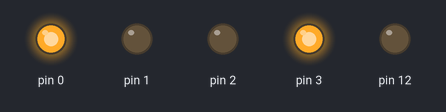
Simulated run of this sketch. Board: Arduino Uno, built with avr-gcc and run on an emulated ATmega328P. Parts: output pins drawn as LEDs (lit = HIGH).

Above: at 0.15 s.
At 1.45 s:
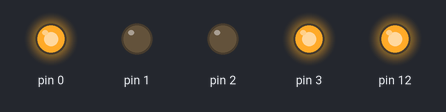
At 2.75 s:
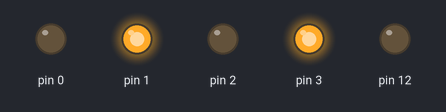
At 4.7 s:
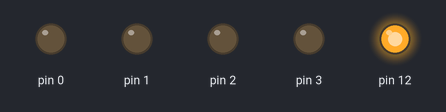
At 6.65 s:
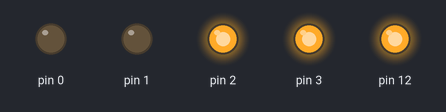
At 8.6 s:
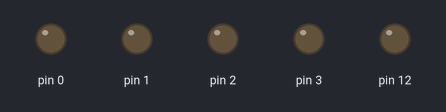
Timing chart, 0 to 10.1 s (numbered marks = the images above):
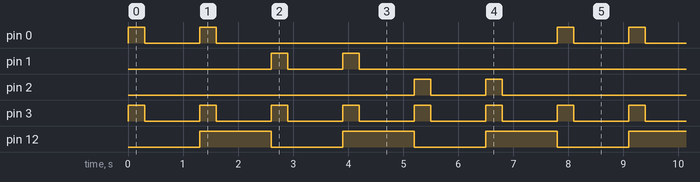

Measured:
- by itself, pin 0–2: repeats every 7.8 s: LOW 1.0 s, HIGH 0.30 s, LOW 6.2 s, HIGH 0.30 s
- by itself, pin 3: alternates HIGH for 0.30 s and LOW for 1.0 s
- by itself, pin 12: alternates HIGH for 1.3 s and LOW for 1.3 s

The sketch:

point_tester.ino
```cpp
void setup()
{
  pinMode (0, OUTPUT);
  pinMode (1, OUTPUT);
  pinMode (2, OUTPUT);
  pinMode (3, OUTPUT);
  pinMode (12, OUTPUT);
}

void loop()
{
  for (int i = 0; i < 3; i++)
  {
    digitalWrite(i, HIGH);
    analogWrite (3, 255);
    delay (300);
    digitalWrite(i, LOW);

    analogWrite(3, 0);
    delay(1000);
    digitalWrite (12, HIGH);

    digitalWrite(i, HIGH);
    analogWrite (3, 255);
    delay (300);
    analogWrite(3, 0);
    digitalWrite(i, LOW);

    delay(1000);
    digitalWrite (12, LOW);

  }
}
```
